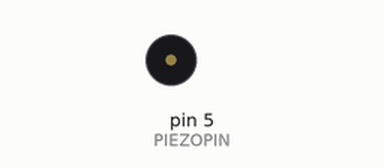
Simulated run of this sketch. Board: Arduino Uno, built with avr-gcc and run on an emulated ATmega328P. Shown: buzzer (waves = sounding).

Above: at 0.1 s.
Timing chart, 0 to 1.6 s (numbered marks = the images above):
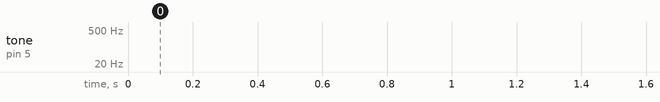

The sketch:

piezo_starter.ino
```cpp
int PIEZOPIN = 5;

// One octave of notes between A4 and A5
int note_A4 = 440;
int note_As4 = 466; int note_Bb4 = note_As4;
int note_B4 = 494;
int note_C5 = 523;
int note_Cs5 = 554; int note_Db5 = note_Cs5;
int note_D5 = 587;
int note_Ds5 = 622; int note_Eb5 = note_Ds5;
int note_E5 = 659;
int note_F5 = 698;
int note_Fs5 = 740; int note_Gb5 = note_Fs5;
int note_G5 = 784;
int note_Gs5 = 830; int note_Ab5 = note_Gs5;

int note_A5 = note_A4 * 2;
int note_As5 = note_As4 * 2; int note_Bb5 = note_As5;
int note_B5 = note_B4 * 2;

int note_rest = -1;

// note lengths defined here
long whole_note = 1600; // change tempo by changing duration of one measure
long half_note = whole_note / 2;
long quarter_note = whole_note / 4;
long eighth_note = whole_note / 8;
long sixteenth_note = whole_note / 16;

// WRITE YOUR SONG HERE

int song_list[2][3]= {{note_D5, note_C5, note_B4},{note_C5,note_B4, note_D5}};
int length = sizeof(song_list) ;


// if you want there to be silence between notes,
//staccato should be true
bool staccato = true;

void setup() {
  pinMode(PIEZOPIN, OUTPUT);
}

void loop() {
   for (int i =0; i<length; i++){
    tone(PIEZOPIN, song_list[i][0]);
    noTone(PIEZOPIN);
    //delay(1000);

   }


}
```
